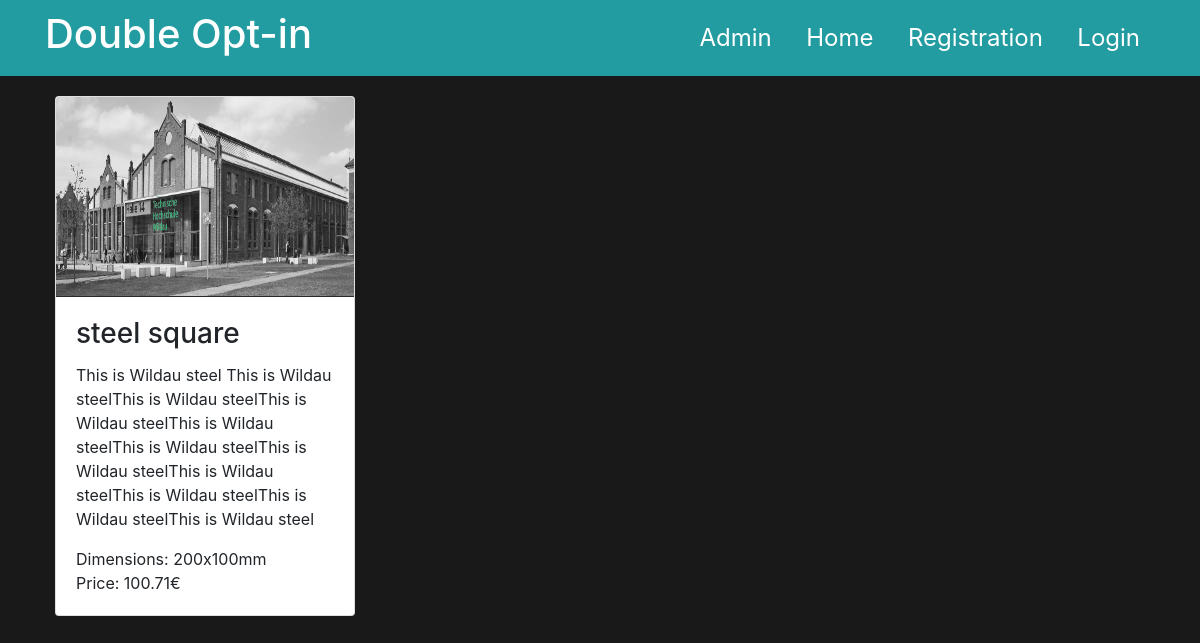
The app's page /, older data.
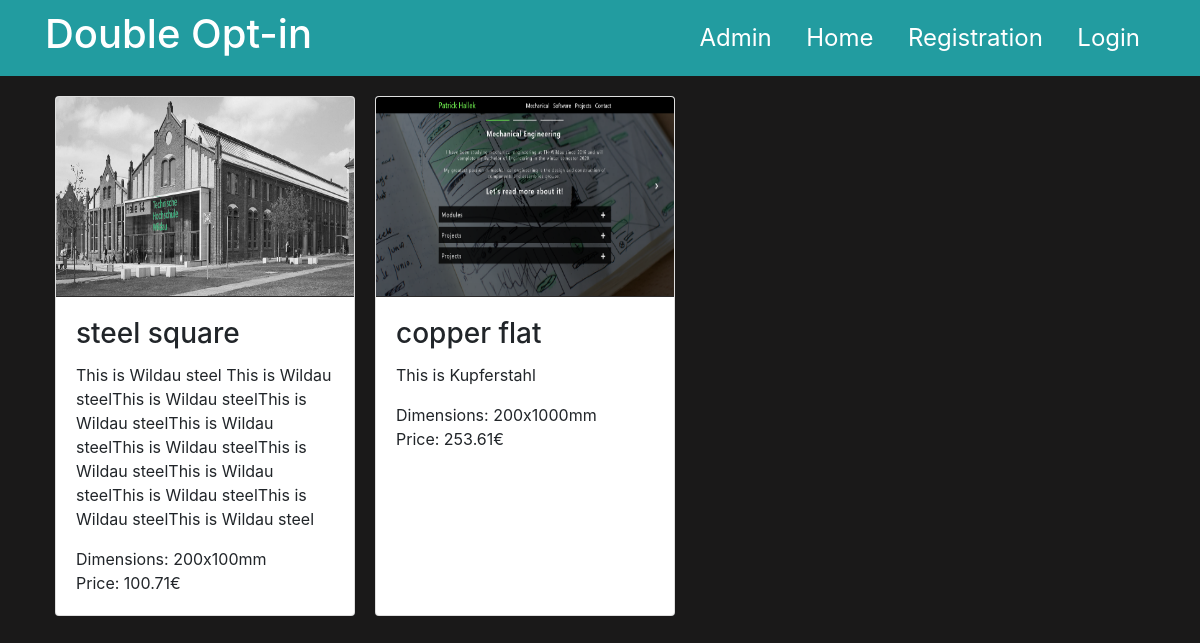
The same page, newer data.
### item/models.py (models this page shows, shortened)
class Item(models.Model):
    name = models.CharField(max_length=50)
    description = models.CharField(max_length=300, blank=True)
    material = models.ForeignKey(Material, on_delete=models.CASCADE)
    categorie = models.ForeignKey(Categorie, on_delete=models.CASCADE)
    length = models.IntegerField()
    width = models.IntegerField()
    image = models.ImageField(upload_to=settings.MEDIA_ROOT, blank=True)
    image_url = models.CharField(max_length=2000, blank=True)
    @property
    def get_price(self):
        price= 30 +(self.width * self.length)**(1/2) * float(self.categorie.multiplicator * self.material.multiplicator) / 2
        price = round(price,2)
        return price

class Material(models.Model):
    material = models.CharField(max_length=50)
    multiplicator = models.DecimalField(max_digits=10, decimal_places=2)
    def __str__(self):
        return self.material

class Categorie(models.Model):
    categorie = models.CharField(max_length=50)
    multiplicator = models.DecimalField(max_digits=10, decimal_places=0)
    def __str__(self):
        return self.categorie

### home/views.py (the view)
# urls.py: path('', views.index_view, name='home-index'),
def index_view(request):
    items = Item.objects.all()
    context = {
        'items': items,
    }
    return render(request, 'home/index.html', context)

### home/templates/home/index.html
{% extends "base.html" %}
{% block content %}
<div class="flex">
    {% for item in items %}
    <div class="card">
        {% if item.image.url != Null %}
        <img style="border-bottom: solid 1px rgb(44, 43, 43);" height="200" class="card-img-top" src="{{ item.image.url }}">
        {% else %}
        <img style="border-bottom: solid 1px rgb(44, 43, 43);" height="200" class="card-img-top" src="{{ item.image_url }}">
        {% endif %}
        <div class="card-body">
            <h3 class="card-title">{{ item.material }} {{ item.categorie }}</h3>
            <p class="card-text">
                {{ item.description }}
            </p>
            <p class="card-text ">
                Dimensions: {{ item.width }}x{{ item.length }}mm <br>
                Price: {{ item.get_price }}€
            </p>
        </div>
    </div>
    {% endfor %}
</div>
{% endblock content %}

### templates/base.html (shortened to what this page needs)
{% load static %}
<!DOCTYPE html>
<html>
<head>
    <link rel="stylesheet" href="https://stackpath.bootstrapcdn.com/bootstrap/4.2.1/css/bootstrap.min.css"
>
    <link rel="stylesheet" type="text/css" href="static/main.css" />
    <link rel="stylesheet" type="text/css" href="{% static '/home/main.css'%}" />
</head>
<body>
    <div class="header">
        <div class="container">
            <h1>Double Opt-in</h1>
            <div>
                <a href="/admin">Admin</a>
                <a href="{% url 'home-index' %}">Home</a>
                {% if user.is_authenticated %}
                <a href="#">Logout</a>
                {% else %}
                <a href="#">Registration</a>
                <a href="#">Login</a>
                {% endif %}
            </div>
        </div>
    </div>
    <div class="container">
        {% block content %}
        {% endblock content %}
    </div>
</body>
</html>

### static/main.css (style rules this page uses)
body { background: rgb(26, 25, 25); }

### home/static/home/main.css (style rules this page uses)
.header { background: rgb(34, 156, 160); color: white; width: 100%; text-align: left; height: auto; padding: 10px; margin-bottom: 10px; }
.header>.container { display: flex; justify-content: space-between; justify-items: space-between; align-content: center; align-items: center; }
.header>.container>div>a { padding: 15px; text-decoration: none; color: white; font-size: 24px; }
.flex { display: flex; flex-wrap: wrap; }
.card { margin: 10px; width: 300px; }

Row changes from the older to the newer data that the page shows:
added Item: image (picture), material "copper", categorie "flat", description "This is Kupferstahl", width "200", length "1000", get_price "253.61"
